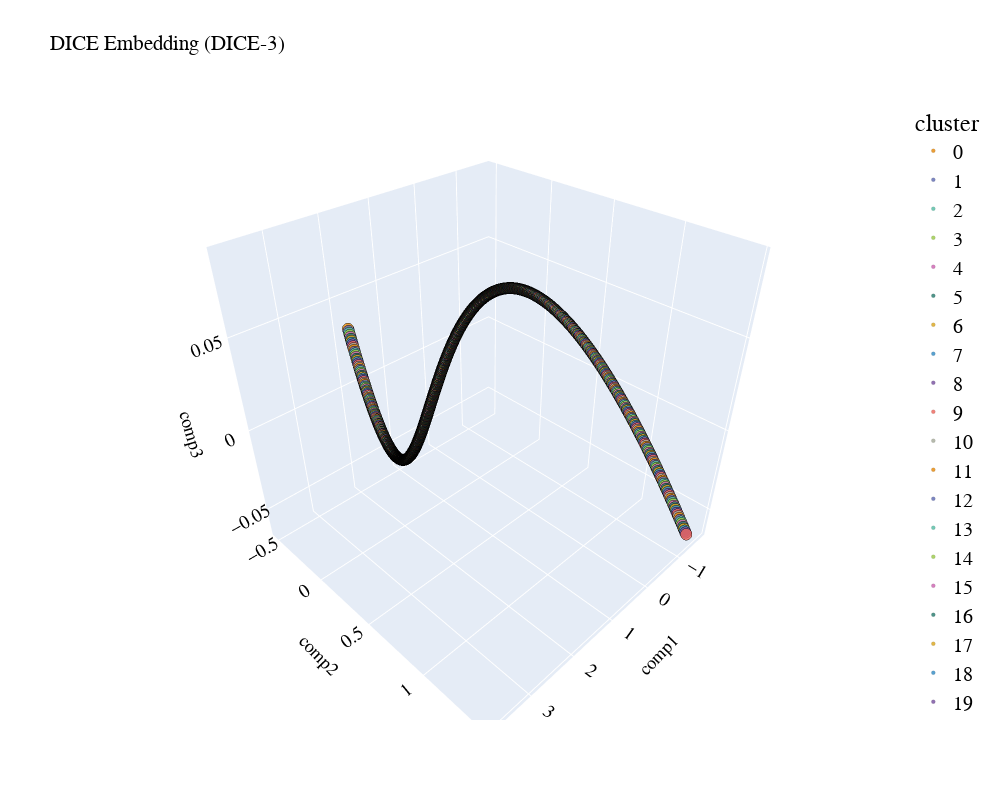

The cell this chart's notebook holds for it:
### Code cell
dice = DICE(d=3, min_bound=0, max_bound=9999)

sample_nums = list(range(0, 1000))

# Generate DICE-embeddings and plot them
dice_mat = []
for num in sample_nums:
    dice_mat.append(dice.make_dice(num))

# print(np.array(dice_mat)[:10])
dice_mat = np.array(dice_mat)

# plot 3d
pca_3d, p_df_3d = get_pca_3d(pd.DataFrame(dice_mat), sample_nums)
plot_pca_3d(p_df_3d, title = "DICE Embedding (DICE-3)")
